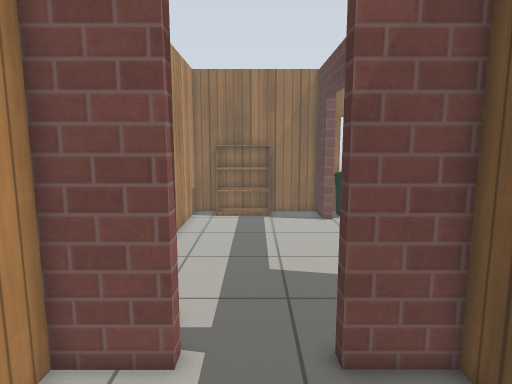
View 1 (above)

17 first-person views from a walk through a robot-simulator world made for Gazebo. The camera is 1.2 m above the floor, tilts 8° down and sees 75° across. The floor is counted in squares, 0.25 m on a side. Each view is taken from the middle of a square. On the plan, view 1 faces up. The plan holds only what a view shows up to about 20 squares ahead; the rest is blank. The robots in the file are not drawn. Gazebo's built-in surfaces are drawn with simple patterns.

View 2
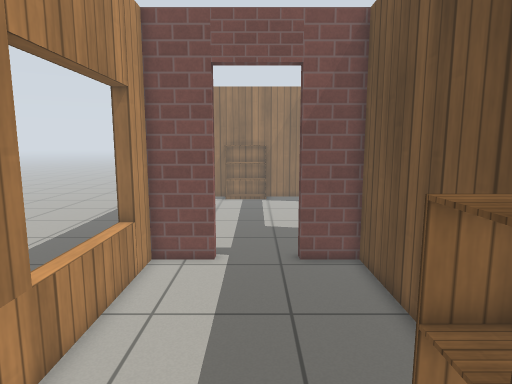

View 3
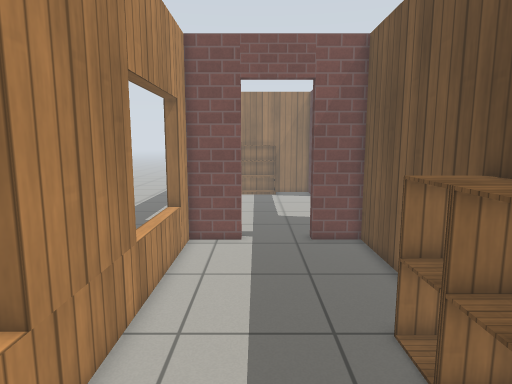

View 4
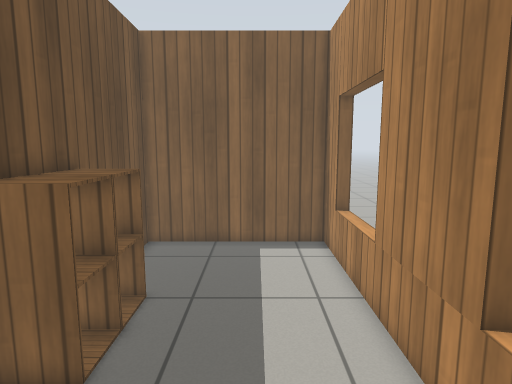

View 5
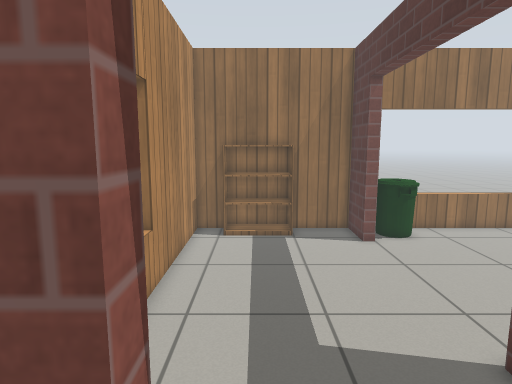

View 6
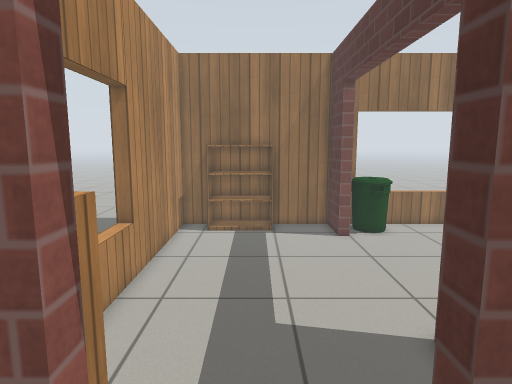

View 7
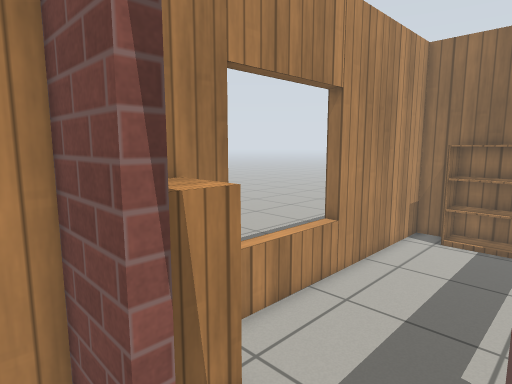

View 8
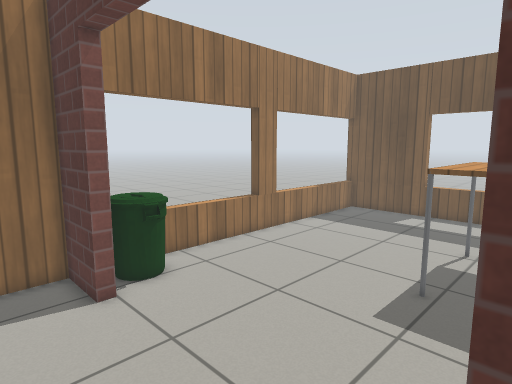

View 9
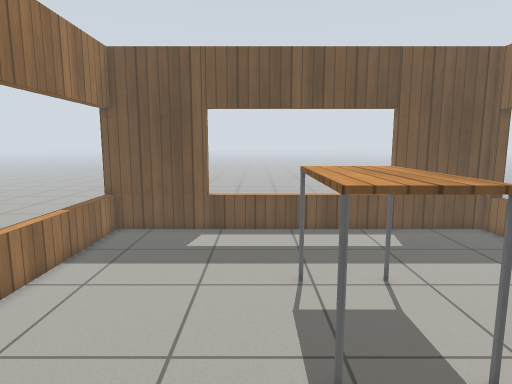

View 10
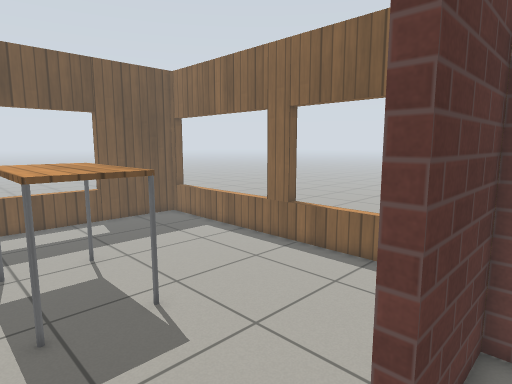

View 11
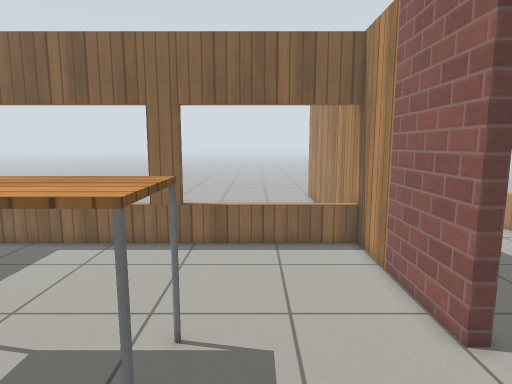

View 12
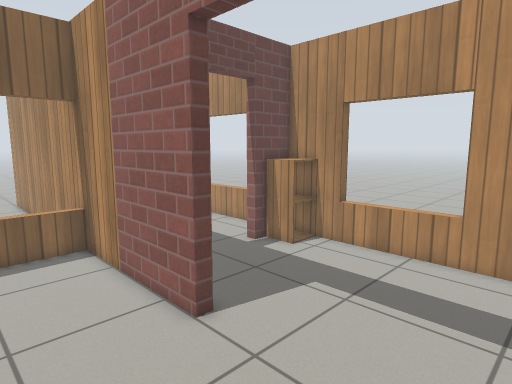

View 13
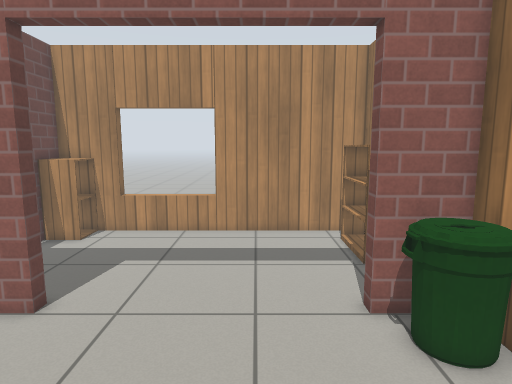

View 14
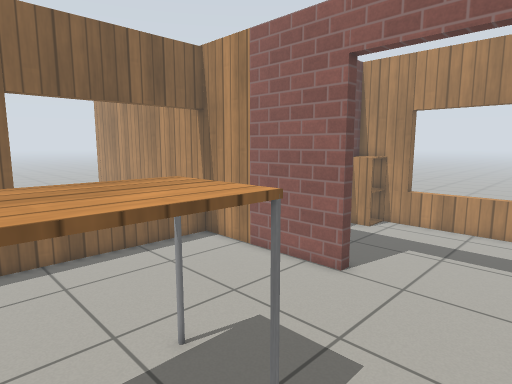

View 15
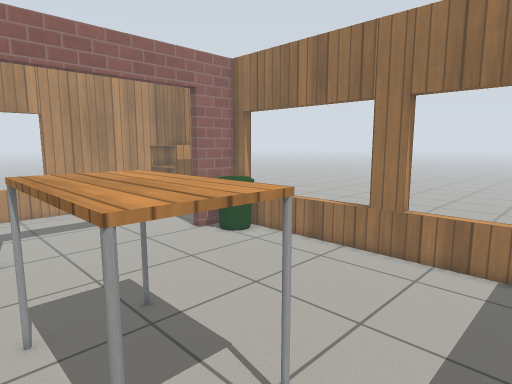

View 16
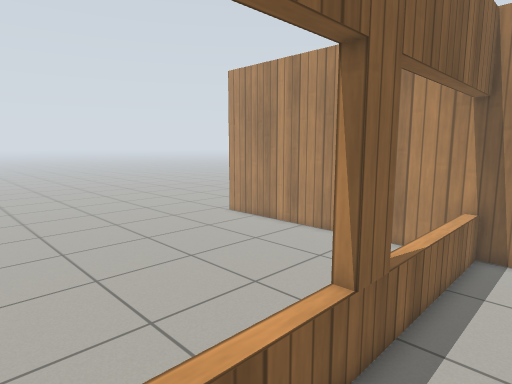

View 17
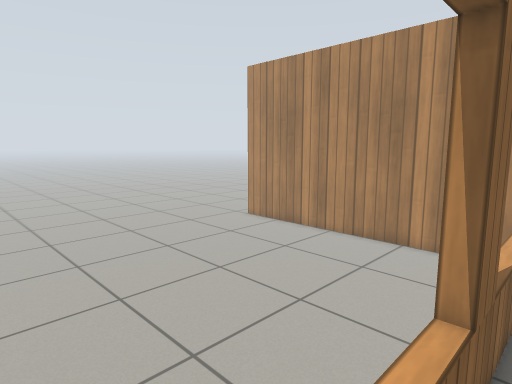

### Floor plan
Points are (right, up) in squares from view 1. A wall is a line through its corners. A room is listed if a view was taken in it or the views show most of it. See-through windows are left out.
Room 1 (views 1, 2, 3, 4, 5, 6, 7)
walls: (4.4, -1.6) (4.4, 6.6) (1.8, 6.6); (-1.8, 6.6) (-4.4, 6.6) (-4.4, -12.2) (4.4, -12.2) (4.4, -6.4)
ways out: open door at (0, 7) to room 2
objects: cabinet (2, -6) to (4, -4); cabinet (2, -4) to (4, -2)
Room 2 (views 8, 10)
walls: (4.4, 21.3) (4.4, 24) (0.4, 24); (-2.4, 24) (-4.4, 24) (-4.4, 7.2) (-1.8, 7.2); (4.4, 7.2) (4.4, 11.6)
ways out: open door at (0, 7) to room 1; open door at (5, 16.5) to room 3
objects: cabinet (-4, 8) to (-2, 9); bookshelf (-3, 22) to (1, 24)
Room 3 (views 9, 11, 12, 13, 14, 15, 16, 17)
walls: (5, 11.6) (5, 2.6); (24.7, 24) (5, 24) (5, 21.3); (4.9, 3) (24.7, 3) (24.7, 24.6)
ways out: open door at (5, 16.5) to room 2
objects: bin (6, 22) to (8, 23); table (12, 11) to (17, 14)

Positions as (right, up) in squares from view 1, and headings:
1: (0, 0), facing up
2: (0, -7), facing up
3: (-1, -10), facing up
4: (-1, 4), facing down
5: (-1, 5), facing up
6: (0, 4), facing up
7: (2, 5), facing up-left
8: (1, 11), facing up-right
9: (6, 16), facing right
10: (3, 16), facing down-right
11: (10, 19), facing down
12: (10, 19), facing down-left
13: (14, 18), facing left
14: (16, 18), facing down-left
15: (21, 10), facing up-left
16: (21, 6), facing down-left
17: (21, 4), facing down-left
